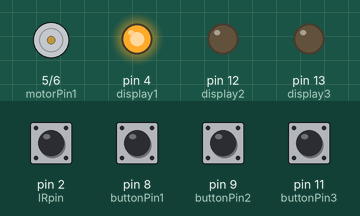
This sketch was run on a simulated Arduino Uno, built with avr-gcc and run on an emulated ATmega328P. Shown: motor-driver pin pairs drawn as motors (green arrow = first pin HIGH = forward, orange = second pin HIGH = backward, longer = more drive, scaled by the enable pin), output pins drawn as LEDs (lit = HIGH). The test bench sets the inputs (shaded band); at power-on: pin 2 (IRpin), pin 8 (buttonPin1), pin 9 (buttonPin2), pin 11 (buttonPin3) LOW.

Above: at 1.2 s.
1.3 s: pin 9 (buttonPin2) pulled HIGH for 0.15 s
At 2.1 s:
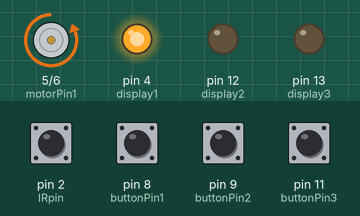
2.9 s: pin 2 (IRpin) pulsed HIGH 5 times (0.12 s each, 0.3 s apart)
At 5.0 s:
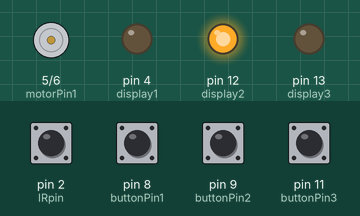
5.9 s: pin 8 (buttonPin1) pulled HIGH for 0.15 s
At 6.8 s:
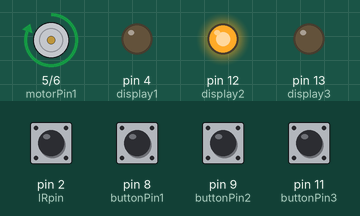
Timing chart, 0 to 8.9 s (numbered marks = the images above; inputs shaded):
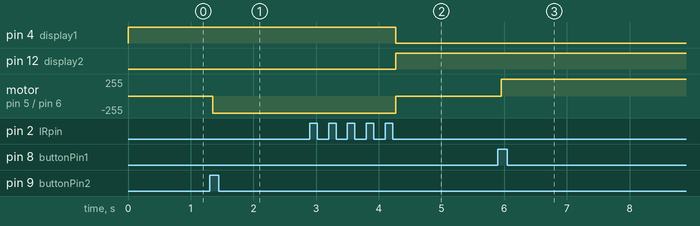

The sketch:

arduino_code.ino
```cpp
int motorPin1 = 5;
int motorPin2 = 6;
int enA = 7;

int display1 = 4;
int display2 = 12;
int display3 = 13;

//floor markers
boolean level1 = true;
boolean level2 = false;
boolean level3 = false;

// constants won't change. They're used here to set pin numbers:
const int buttonPin1 = 8;    // the number of the pushbutton pin
const int buttonPin2 = 9;
const int buttonPin3 = 11;
const int ledPin = 13;      // the number of the LED pin

// Variables will change:
int ledState = HIGH;         // the current state of the output pin
int buttonState1;             // the current reading from the input pin
int buttonState2;
int buttonState3;
int lastButtonState1 = LOW;   // the previous reading from the input pin
int lastButtonState2 = LOW;
int lastButtonState3 = LOW;

// the following variables are unsigned longs because the time, measured in
// milliseconds, will quickly become a bigger number than can be stored in an int.
unsigned long lastDebounceTime1 = 0;  // the last time the output pin was toggled
unsigned long lastDebounceTime2 = 0;
unsigned long lastDebounceTime3 = 0;
unsigned long debounceDelay = 50;    // the debounce time; increase if the output flickers

//IR varibales
int IRpin = 2;

unsigned long lastIRdebounceTime = 0;
unsigned long IRdebounceDelay = 50;

int IRstate = HIGH;
int lastIRstate = HIGH;


void setup() {
//  buttons
  pinMode(buttonPin1, INPUT);
  pinMode(buttonPin2, INPUT);
  pinMode(buttonPin3, INPUT);

//  LED
  pinMode(ledPin, OUTPUT);

// set initial LED state
  digitalWrite(ledPin, ledState);

//  Motor
  pinMode(enA, OUTPUT);
  pinMode(motorPin1, OUTPUT);
  pinMode(motorPin2, OUTPUT);
  digitalWrite(enA, HIGH);

//  IR sensor
  pinMode(IRpin, INPUT);

//  7 segment pins
  pinMode(display1, OUTPUT);
  pinMode(display2, OUTPUT);
  pinMode(display3, OUTPUT);

  digitalWrite(display1, HIGH);
  digitalWrite(display2, LOW);
  digitalWrite(display3, LOW);
}

void clockwise()
{
  int i = 0;
  while (i != 6){
    digitalWrite(motorPin2, LOW);
    digitalWrite(motorPin1, HIGH);

    int IRvalue = digitalRead(IRpin);

    if (IRvalue != lastIRstate) {
      // reset the debouncing timer
      lastIRdebounceTime = millis();
    }

    if ((millis() - lastIRdebounceTime) > IRdebounceDelay){
      if (IRvalue != IRstate) {
        IRstate = IRvalue;
        if (IRvalue == LOW){
          i++;
        }
      }
    }
    lastIRstate = IRvalue;
  }

  digitalWrite(motorPin1, LOW);
  digitalWrite(motorPin2, LOW);
}

void anticlockwise()
{
  int i = 0;
  while (i != 6){
    digitalWrite(motorPin2, HIGH);
    digitalWrite(motorPin1, LOW);

    int IRvalue = digitalRead(IRpin);

    if (IRvalue != lastIRstate) {
      // reset the debouncing timer
      lastIRdebounceTime = millis();
    }

    if ((millis() - lastIRdebounceTime) > IRdebounceDelay){
      if (IRvalue != IRstate) {
        IRstate = IRvalue;
        if (IRvalue == LOW){
          i++;
        }
      }
    }
    lastIRstate = IRvalue;
  }
  digitalWrite(motorPin1, LOW);
  digitalWrite(motorPin2, LOW);
}
void norotate()
{
  digitalWrite(motorPin2, LOW);
  digitalWrite(motorPin1, LOW);
}
// Functions to show floor number on 7 segment display
void show1()
{
   digitalWrite(display1, HIGH);
   digitalWrite(display2, LOW);
   digitalWrite(display3, LOW);
}
void show2()
{
   digitalWrite(display1, LOW);
   digitalWrite(display2, HIGH);
   digitalWrite(display3, LOW);
}
void show3()
{
   digitalWrite(display1, LOW);
   digitalWrite(display2, LOW);
   digitalWrite(display3, HIGH);
}
void loop() {
  // read the state of the switch into a local variable:
  int reading1 = digitalRead(buttonPin1);
  int reading2 = digitalRead(buttonPin2);
  int reading3 = digitalRead(buttonPin3);

  // check to see if you just pressed the button
  // (i.e. the input went from LOW to HIGH), and you've waited long enough
  // since the last press to ignore any noise:

  // If the switch changed, due to noise or pressing:
  if (reading1 != lastButtonState1) {
    // reset the debouncing timer
    lastDebounceTime1 = millis();
  }
  if (reading2 != lastButtonState2) {
    // reset the debouncing timer
    lastDebounceTime2 = millis();
  }
  if (reading3 != lastButtonState3) {
    // reset the debouncing timer
    lastDebounceTime3 = millis();
  }

  if ((millis() - lastDebounceTime1) > debounceDelay) {
    // whatever the reading is at, it's been there for longer than the debounce
    // delay, so take it as the actual current state:

    // if the button state has changed:
    if (reading1 != buttonState1) {
      buttonState1 = reading1;

      // only toggle the LED if the new button state is HIGH
      if (buttonState1 == HIGH) {
        ledState = !ledState;
        if (level1 == true){
           norotate();
        }
        if (level2 == true){
          // go from level2 to level1
          clockwise();
          level2 = false;
          level1 = true;
        }
        if (level3 == true){
          // go from level3 to level1
          clockwise();
          clockwise();
          level3 = false;
          level1 = true;
        }
      }
      show1();
    }
  }

  if ((millis() - lastDebounceTime2) > debounceDelay) {
    // whatever the reading is at, it's been there for longer than the debounce
    // delay, so take it as the actual current state:

    // if the button state has changed:
    if (reading2 != buttonState2) {
      buttonState2 = reading2;

      // only toggle the LED if the new button state is HIGH
      if (buttonState2 == HIGH) {
        ledState = !ledState;
        if (level1 == true){
          // go from level1 to level2
          anticlockwise();
          level2 = true;
          level1 = false;
        }
        if (level2 == true){
          norotate();
        }
        if (level3 == true){
          // go from level3 to level1
          clockwise();
          level3 = false;
          level2 = true;
        }
      }
      show2();
    }
  }

    if ((millis() - lastDebounceTime3) > debounceDelay) {
    // whatever the reading is at, it's been there for longer than the debounce
    // delay, so take it as the actual current state:

    // if the button state has changed:
    if (reading3 != buttonState3) {
      buttonState3 = reading3;

      // only toggle the LED if the new button state is HIGH
      if (buttonState3 == HIGH) {
        ledState = !ledState;
        if (level1 == true){
          // go from level1 to level3
          anticlockwise();
          anticlockwise();
          level1 = false;
          level3 = true;
        }
        if (level2 == true){
          // go from level2 to level3
          anticlockwise();
          level3 = true;
          level2 = false;
        }
        if (level3 == true){
          norotate();
        }
      }
      show3();
    }
  }

  // save the reading. Next time through the loop, it'll be the lastButtonState:
  lastButtonState1 = reading1;
  lastButtonState2 = reading2;
  lastButtonState3 = reading3;
}
```

Measured:
- after the input at 1.3 s, motor on pin 5 (motorPin1) / pin 6 (motorPin2): stopped → backward 255/255 after 0.05 s
- after the input at 2.9 s, pin 4 (display1): HIGH → LOW after 1.4 s; pin 12 (display2): LOW → HIGH after 1.4 s; motor on pin 5 (motorPin1) / pin 6 (motorPin2): backward 255/255 → stopped after 1.4 s
- after the input at 5.9 s, motor on pin 5 (motorPin1) / pin 6 (motorPin2): stopped → forward 255/255 after 0.05 s
